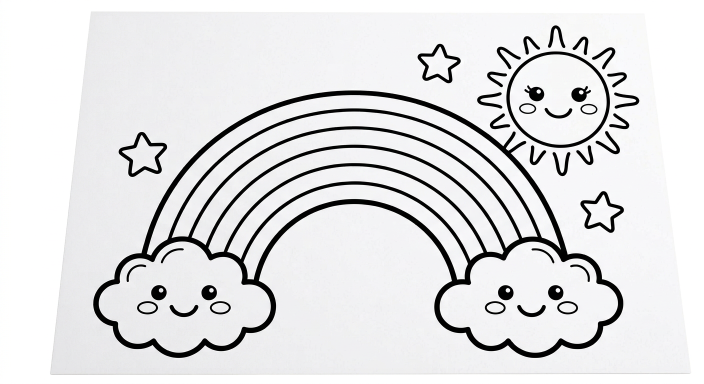
#> input picture etsy-shop/coloring/raw/c01_rainbow.png, 1408 x 768 px (shown at 1/2 size); its folder holds only this picture in this run
$ python build_hires.py
#> lines starting #> are read from the running program, lines starting #| are printed output that depends on the picture; after the words box and inside, x2 and y2 are one past the last pixel; in counts of white or black regions, pixels touching at a corner belong together
#!/usr/bin/env python3
"""High-resolution pipeline for the coloring pages.

The raws are only ~1408x768. Upscaling to A4 300DPI (2480x3508) means inventing
pixels. For pure line art the right answer is to TRACE to real vector paths and
rasterise those at any size - no invented pixels, exact edges.

potrace/potracer emits a phantom full-bitmap curve whose fill semantics are
awkward, so rather than trusting any single interpretation we render the
candidates, SCORE each against the original artwork, and keep the winner.
If no vector interpretation is trustworthy we fall back to the source pixels,
so the delivered page is always correct.

Outputs per page:
  vector-svg/<name>.svg   true vector, infinitely scalable (only when verified)
  <name>.png              A4 @ 300DPI, from vector when verified, else source
"""
import os, glob
import numpy as np
import potrace
from PIL import Image, ImageDraw, ImageOps

ROOT = "/home/user/Arena.ai/etsy-shop"
A4 = (2480, 3508)
DPI = (300, 300)
MARGIN = 150
HI_SCALE = 3          # rasterise vectors at 3x source width
MIN_SCORE = 0.965     # similarity to the original art required to trust a vector

# ---------------------------------------------------------------- geometry
# [72 lines left out: functions _flat_between, curve_to_polygon, flatten_all, curve_bbox, render_curves, score, not called in this run]

# ---------------------------------------------------------------- per page
def trace_page(img_path):
#> called with img_path = 'etsy-shop/coloring/raw/c01_rainbow.png'
    g = ImageOps.autocontrast(Image.open(img_path).convert("L"), cutoff=1)
    target = np.array(g) < 150                    # True = ink
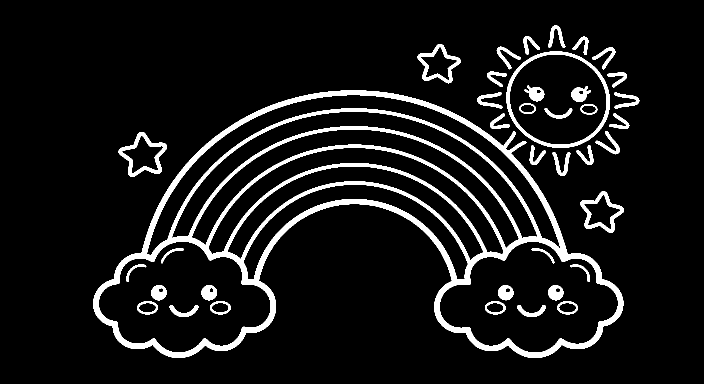
#> target: shape (768, 1408) bool (shown at 1/2 size); 8.5% white; 39 white regions, largest, box (x1, y1, x2, y2) and area: (186, 181, 1247, 716) 65520, (1013, 103, 1220, 296) 3959, (237, 264, 334, 354) 2164
    sh, sw = target.shape
#> sh = 768; sw = 1408
#> (the run stopped early here; a loop or call above may not have finished)

$ run again, on etsy-shop/coloring/raw/c05_rocket.png
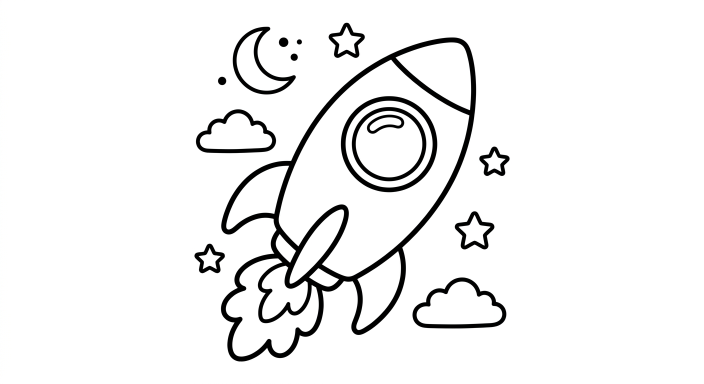
#> input picture etsy-shop/coloring/raw/c05_rocket.png, 1408 x 768 px (shown at 1/2 size)
#> in trace_page, `target = np.array(g) < 150`:
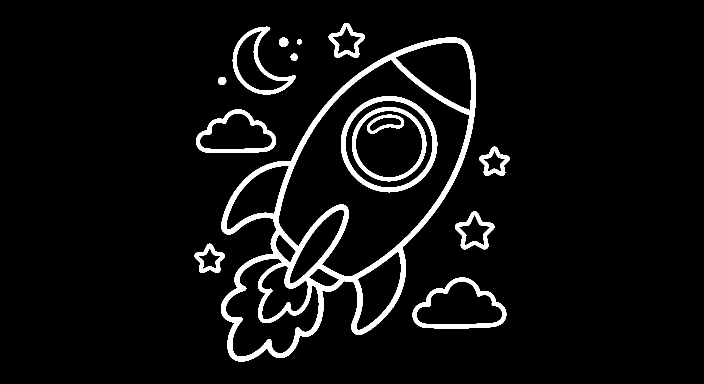
#> target: shape (768, 1408) bool (shown at 1/2 size); 5.8% white; 15 white regions, largest, box (x1, y1, x2, y2) and area: (442, 75, 952, 723) 35868, (682, 192, 875, 385) 5435, (825, 555, 1013, 657) 3883

$ run again, on etsy-shop/coloring/raw/c06_icecream.png
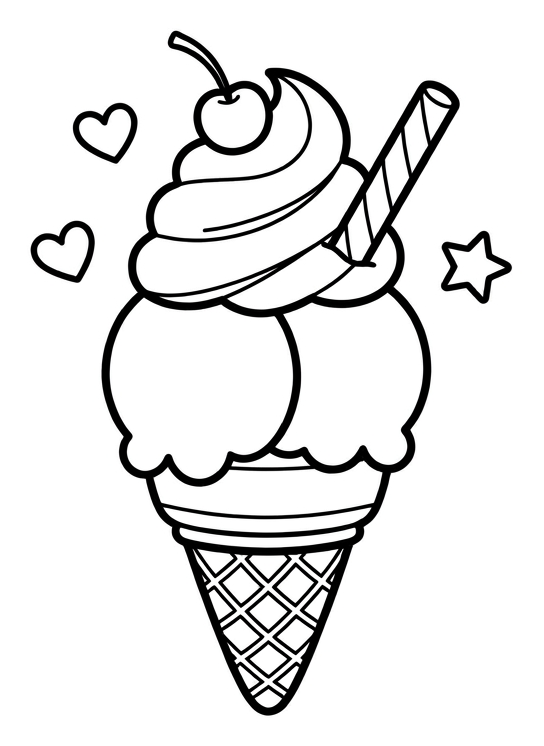
#> input picture etsy-shop/coloring/raw/c06_icecream.png, 544 x 746 px
#> in trace_page, `target = np.array(g) < 150`:
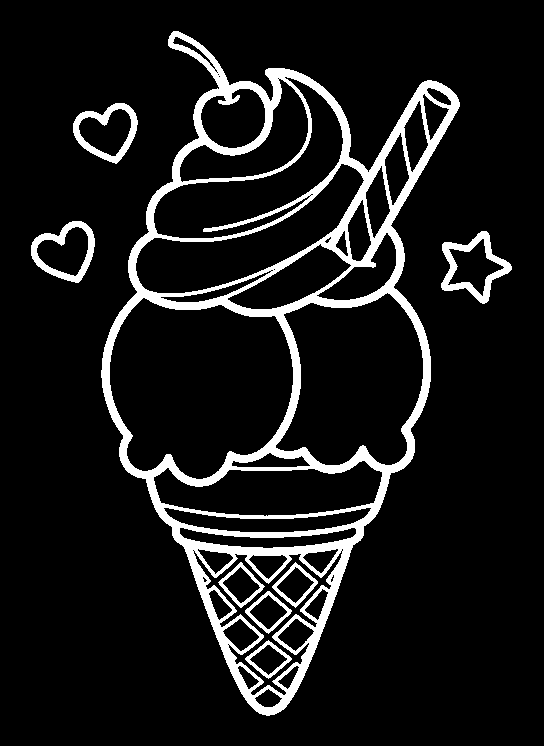
#> target: shape (746, 544) bool; 9.8% white; 8 white regions, largest, box (x1, y1, x2, y2) and area: (101, 31, 460, 716) 34209, (441, 231, 512, 304) 1494, (31, 221, 95, 283) 1210

$ run again, on etsy-shop/coloring/raw/c07_fish.png
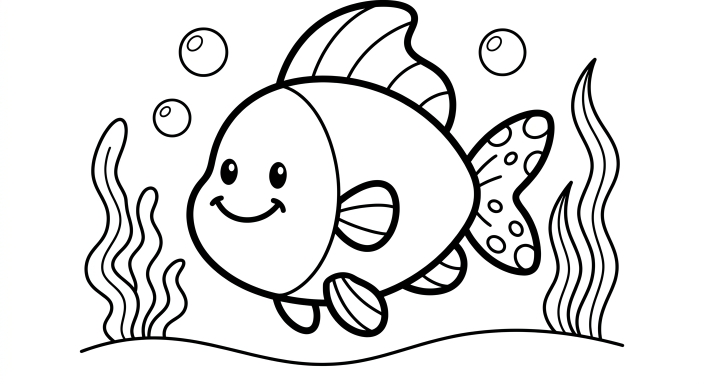
#> input picture etsy-shop/coloring/raw/c07_fish.png, 1408 x 768 px (shown at 1/2 size)
#> in trace_page, `target = np.array(g) < 150`:
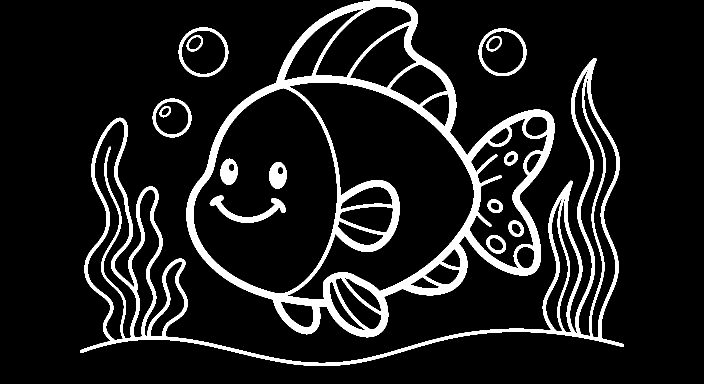
#> target: shape (768, 1408) bool (shown at 1/2 size); 10.8% white; 15 white regions, largest, box (x1, y1, x2, y2) and area: (373, 0, 1109, 675) 66083, (160, 116, 1248, 732) 38049, (419, 391, 572, 446) 2309

$ run again, on etsy-shop/coloring/raw/c02_cat.png
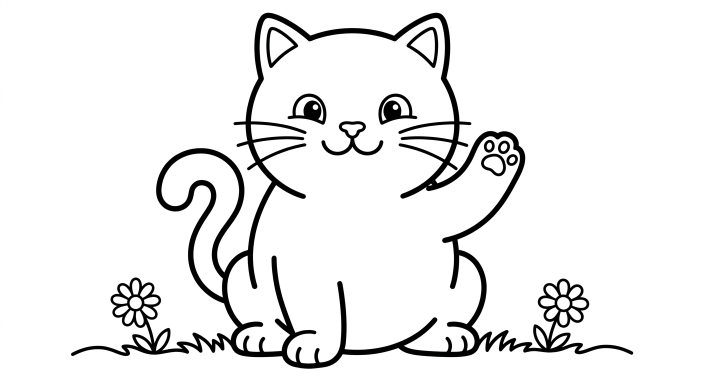
#> input picture etsy-shop/coloring/raw/c02_cat.png, 1408 x 768 px (shown at 1/2 size)
#> in trace_page, `target = np.array(g) < 150`:
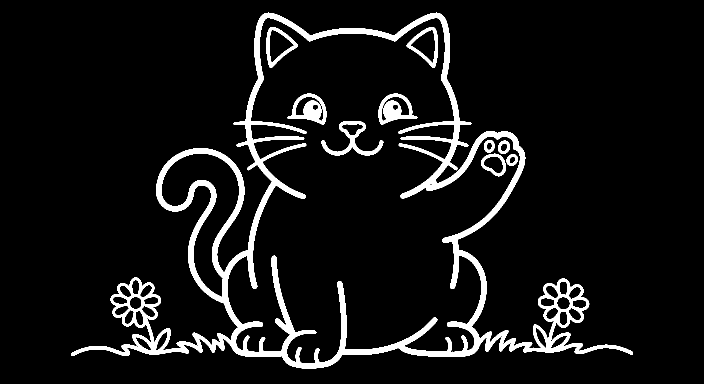
#> target: shape (768, 1408) bool (shown at 1/2 size); 7.5% white; 10 white regions, largest, box (x1, y1, x2, y2) and area: (142, 25, 1266, 738) 70561, (575, 187, 653, 249) 2216, (757, 187, 835, 249) 2213
